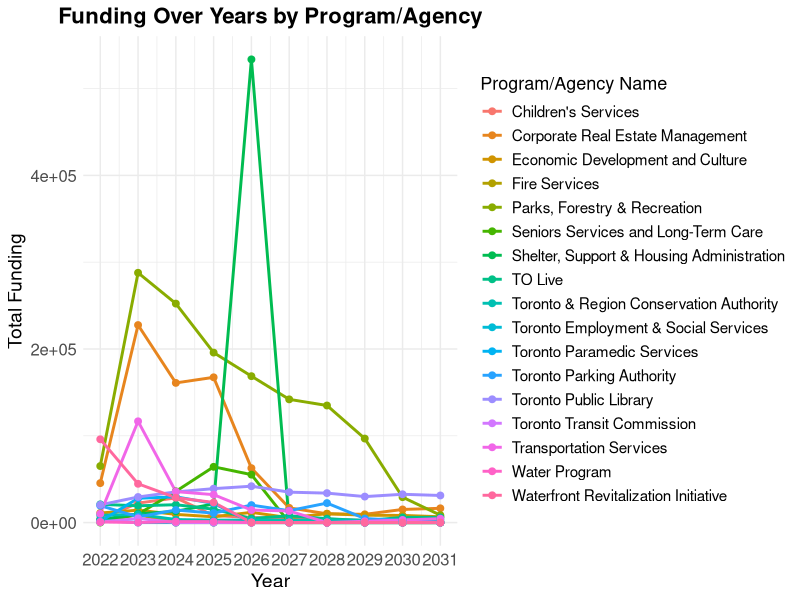
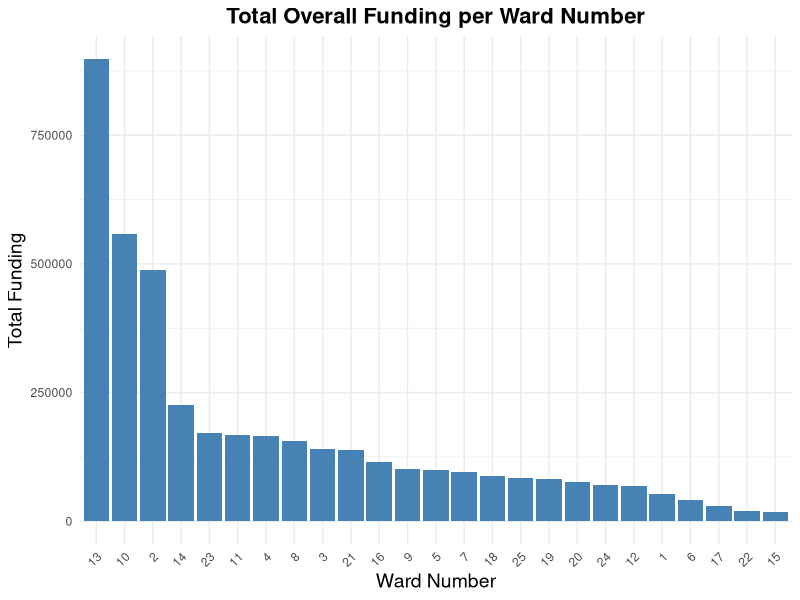
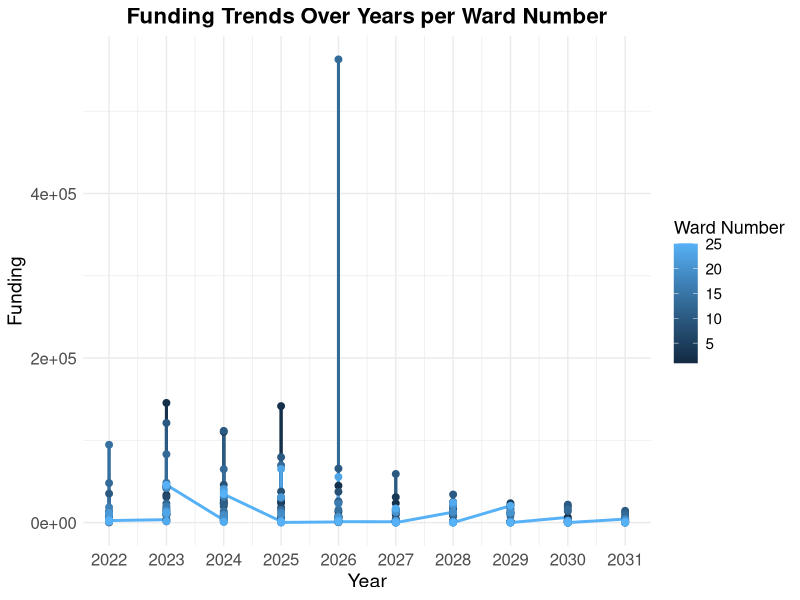
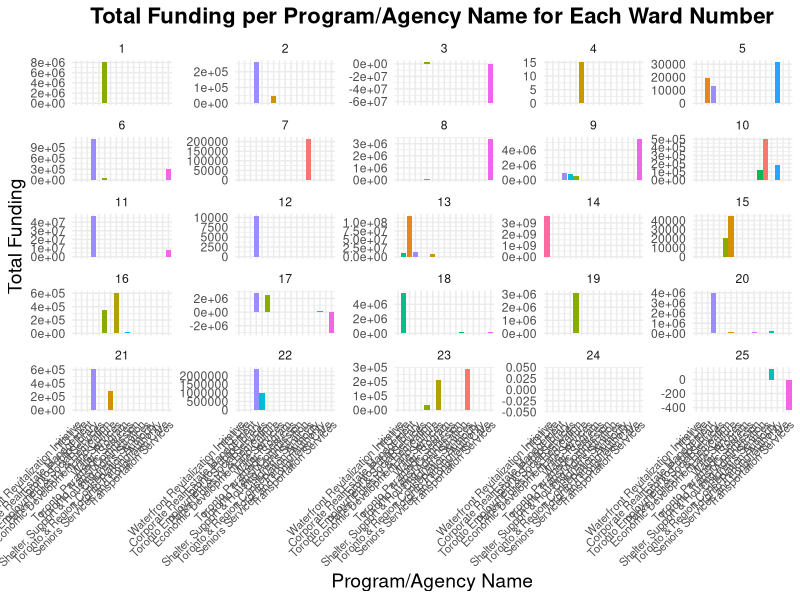

These figures' R source, in order:
#### Preamble ####
# Purpose: Explores data in an attempt to understand it more
# Author: Maria Mangru
# Date: September 2024
# Contact: maria.mangru@mail.utoronto.ca
# License: MIT

#### Workspace setup ####
library(dplyr)
library(tidyverse)
library(readr)
library(knitr)
library(kableExtra)

# names of programs by wards only

ward_data <- read_csv("data/analysis_data/test.csv")

unique_programs <- ward_data |>
  select('Program/Agency Name') |>
  distinct()

unique_programs




# Identify year columns
year_cols <- as.character(2022:2031)

clean_funding <- function(x) {
  x_clean <- ifelse(x == "-", "0", x)
  x_clean <- str_replace_all(x_clean, ",", "")
  as.numeric(x_clean)
}

# Apply the cleaning function to year columns
ward_data_clean <- ward_data |>
  mutate(across(all_of(year_cols), clean_funding))

# Change data to Long Format
ward_data_long <- ward_data_clean |>
  pivot_longer(
    cols = all_of(year_cols),
    names_to = "Year",
    values_to = "Funding"
  )

## Exploring funding for each program type by year (2022 - 2031) ##

# Aggregate funding by Program/Agency Name and Year
ward_funding <- ward_data_long |>
  group_by(`Program/Agency Name`, Year) |>
  summarise(Total_Funding = sum(Funding, na.rm = TRUE)) |>
  ungroup()


# Visualize funding over years for each Program/Agency Name
ggplot(ward_funding, aes(x = as.integer(Year), y = Total_Funding, color = `Program/Agency Name`)) +
  geom_line(size = 1) +
  geom_point(size = 2) +
  labs(
    title = "Funding Over Years by Program/Agency",
    x = "Year",
    y = "Total Funding",
    color = "Program/Agency Name"
  ) +
  theme_minimal() +
  scale_x_continuous(breaks = 2022:2031) +
  theme(
    plot.title = element_text(size = 16, face = "bold", hjust = 0.5),
    axis.text = element_text(size = 12),
    axis.title = element_text(size = 14),
    legend.title = element_text(size = 13),
    legend.text = element_text(size = 11)
  )


## Funding by ward ##

## Aggregate the data ##

# Total overall funding per Ward Number
# NOTE: numbers aren't correct but this will still be important so keep 
total_funding_ward <- ward_data_long |>
  group_by(`Ward Number`) |>
  summarise(
    Total_Funding = sum(Funding, na.rm = TRUE)
  ) |>
  arrange(desc(Total_Funding))

## Total Overall Funding per Ward Number
total_funding_ward |>
  arrange(desc(Total_Funding)) |>
  kable(col.names = c("Ward Number", "Total Funding"), 
        format = "html", 
        caption = "Total Overall Funding per Ward Number") |>
  kable_styling(full_width = FALSE, position = "center")



## Funding per Year per Ward Number
# Keep this will be useful
funding_yearly_ward <- ward_data_long |>
  group_by(`Ward Number`, Year) |>
  summarise(Funding = sum(Funding, na.rm = TRUE)) |>
  arrange(`Ward Number`, Year)

# Funding for Each Year per Ward Number
funding_yearly_ward |>
  pivot_wider(names_from = Year, values_from = Funding) |>
  arrange(`Ward Number`) |>
  kable(col.names = c("Ward Number", as.character(2022:2031)), 
        format = "html", 
        caption = "Yearly Funding per Ward Number") |>
  kable_styling(full_width = FALSE, position = "center")



## Total funding per Program/Agency per Ward Number
# Keep because it will be important for any service and demographic level analysis
total_funding_program_ward <- ward_data_clean |>
  group_by(`Ward Number`, `Program/Agency Name`) |>
  summarise(Total_Funding = sum(`2022`:`2031`, na.rm = TRUE)) |>
  arrange(`Ward Number`, desc(Total_Funding))

# Total Funding per Program/Agency Name for Each Ward Number
total_funding_program_ward |>
  arrange(`Ward Number`, desc(Total_Funding)) |>
  kable(col.names = c("Ward Number", "Program/Agency Name", "Total Funding"), 
        format = "html", 
        caption = "Total Funding per Program/Agency Name for Each Ward Number") |>
  kable_styling(full_width = FALSE, position = "center")




## Yearly funding per Program/Agency per Ward Number
# Keep for now but might be too detailed 
funding_yearly_program_ward <- ward_data_long |>
  group_by(`Ward Number`, `Program/Agency Name`, Year) |>
  summarise(Funding = sum(Funding, na.rm = TRUE)) |>
  arrange(`Ward Number`, `Program/Agency Name`, Year)

# Yearly Funding per Program/Agency Name for Each Ward Number
funding_yearly_program_ward |>
  arrange(`Ward Number`, `Program/Agency Name`, Year) |>
  pivot_wider(names_from = Year, values_from = Funding) |>
  kable(col.names = c("Ward Number", "Program/Agency Name", as.character(2022:2031)), 
        format = "html", 
        caption = "Yearly Funding per Program/Agency Name for Each Ward Number") |>
  kable_styling(full_width = FALSE, position = "center")


## Graphs ##

# Total Overall Funding per Ward Number
ggplot(total_funding_ward, aes(x = reorder(`Ward Number`, -Total_Funding), y = Total_Funding)) +
  geom_bar(stat = "identity", fill = "steelblue") +
  labs(
    title = "Total Overall Funding per Ward Number",
    x = "Ward Number",
    y = "Total Funding"
  ) +
  theme_minimal() +
  theme(
    plot.title = element_text(size = 16, face = "bold", hjust = 0.5),
    axis.text.x = element_text(angle = 45, hjust = 1),
    axis.title = element_text(size = 14)
  )

# Funding Trends Over Years per Ward Number
ggplot(funding_yearly_ward, aes(x = as.integer(Year), y = Funding, color = `Ward Number`)) +
  geom_line(size = 1) +
  geom_point(size = 2) +
  labs(
    title = "Funding Trends Over Years per Ward Number",
    x = "Year",
    y = "Funding",
    color = "Ward Number"
  ) +
  theme_minimal() +
  scale_x_continuous(breaks = 2022:2031) +
  theme(
    plot.title = element_text(size = 16, face = "bold", hjust = 0.5),
    axis.text = element_text(size = 12),
    axis.title = element_text(size = 14),
    legend.title = element_text(size = 13),
    legend.text = element_text(size = 11)
  )

# Total Funding per Program/Agency Name for Each Ward Number
ggplot(total_funding_program_ward, aes(x = reorder(`Program/Agency Name`, -Total_Funding), y = Total_Funding, fill = `Program/Agency Name`)) +
  geom_bar(stat = "identity") +
  labs(
    title = "Total Funding per Program/Agency Name for Each Ward Number",
    x = "Program/Agency Name",
    y = "Total Funding"
  ) +
  theme_minimal() +
  facet_wrap(~ `Ward Number`, scales = "free_y") +
  theme(
    plot.title = element_text(size = 16, face = "bold", hjust = 0.5),
    axis.text.x = element_text(angle = 45, hjust = 1, size = 8),
    axis.title = element_text(size = 14),
    legend.position = "none"
  )
